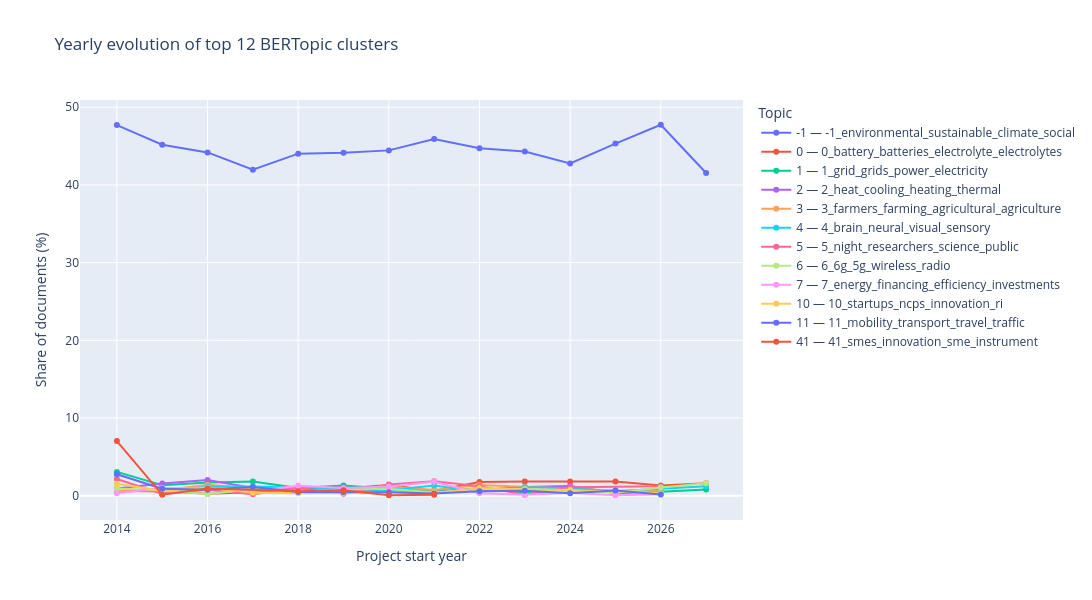

This figure's notebook cell:
### Markdown cell above
#### Topic trends across years

This line plot shows how the share of the top BERTopic clusters changes year by year.

### Code cell
line_df = plot_df.copy().sort_values(["topic", "start_year"])
fig = px.line(
    line_df,
    x="start_year",
    y="share_pct",
    color="topic_label",
    title=f"Yearly evolution of top {TOP_N_TOPICS} BERTopic clusters",
    labels={"share_pct": "Share of documents (%)", "start_year": "Project start year"},
    category_orders={"start_year": sorted(valid_years)},
)
fig.update_traces(mode="lines+markers")
fig.update_layout(legend_title_text="Topic", hovermode="closest")
fig.update_layout(width=1400, height=600)
fig.write_image("data/yearly_evolution_top12_bertopic.png", width=1400, height=600, scale=2)
fig.show()

### Figure 1 — Plotly figure (JSON) as saved in the notebook; plotly's stock layout.template omitted (floating-point values rounded to 4 significant figures)
{"data": [{"hovertemplate": "topic_label=-1 — -1_environmental_sustainable_climate_social<br>Project start year=%{x}<br>Share of documents (%)=%{y}<extra></extra>", "legendgroup": "-1 — -1_environmental_sustainable_climate_social", "line": {"color": "#636efa", "dash": "solid"}, "marker": {"symbol": "circle"}, "mode": "lines+markers", "name": "-1 — -1_environmental_sustainable_climate_social", "orientation": "v", "showlegend": true, "type": "scatter", "x": [2014, 2015, 2016, 2017, 2018, 2019, 2020, 2021, 2022, 2023, 2024, 2025, 2026, 2027], "xaxis": "x", "y": [47.71, 45.18, 44.19, 41.95, 44.03, 44.15, 44.45, 45.9, 44.73, 44.3, 42.76, 45.32, 47.75, 41.53], "yaxis": "y"}, {"hovertemplate": "topic_label=0 — 0_battery_batteries_electrolyte_electrolytes<br>Project start year=%{x}<br>Share of documents (%)=%{y}<extra></extra>", "legendgroup": "0 — 0_battery_batteries_electrolyte_electrolytes", "line": {"color": "#EF553B", "dash": "solid"}, "marker": {"symbol": "circle"}, "mode": "lines+markers", "name": "0 — 0_battery_batteries_electrolyte_electrolytes", "orientation": "v", "showlegend": true, "type": "scatter", "x": [2014, 2015, 2016, 2017, 2018, 2019, 2020, 2021, 2022, 2023, 2024, 2025, 2026, 2027], "xaxis": "x", "y": [0.6116, 0.5537, 0.2581, 0.444, 0.4634, 0.8971, 1.381, 0.5945, 1.757, 1.825, 1.827, 1.819, 1.305, 1.613], "yaxis": "y"}, {"hovertemplate": "topic_label=1 — 1_grid_grids_power_electricity<br>Project start year=%{x}<br>Share of documents (%)=%{y}<extra></extra>", "legendgroup": "1 — 1_grid_grids_power_electricity", "line": {"color": "#00cc96", "dash": "solid"}, "marker": {"symbol": "circle"}, "mode": "lines+markers", "name": "1 — 1_grid_grids_power_electricity", "orientation": "v", "showlegend": true, "type": "scatter", "x": [2014, 2015, 2016, 2017, 2018, 2019, 2020, 2021, 2022, 2023, 2024, 2025, 2026, 2027], "xaxis": "x", "y": [3.058, 1.329, 1.704, 1.831, 0.9784, 1.322, 0.9028, 0.5284, 0.9585, 0.4148, 1.142, 0.3638, 0.495, 0.8065], "yaxis": "y"}, {"hovertemplate": "topic_label=2 — 2_heat_cooling_heating_thermal<br>Project start year=%{x}<br>Share of documents (%)=%{y}<extra></extra>", "legendgroup": "2 — 2_heat_cooling_heating_thermal", "line": {"color": "#ab63fa", "dash": "solid"}, "marker": {"symbol": "circle"}, "mode": "lines+markers", "name": "2 — 2_heat_cooling_heating_thermal", "orientation": "v", "showlegend": true, "type": "scatter", "x": [2014, 2015, 2016, 2017, 2018, 2019, 2020, 2021, 2022, 2023, 2024, 2025, 2026], "xaxis": "x", "y": [0.9174, 1.55, 2.013, 0.9989, 0.9269, 1.086, 0.478, 0.4624, 0.7188, 1.12, 1.233, 0.3119, 0.5851], "yaxis": "y"}, {"hovertemplate": "topic_label=3 — 3_farmers_farming_agricultural_agriculture<br>Project start year=%{x}<br>Share of documents (%)=%{y}<extra></extra>", "legendgroup": "3 — 3_farmers_farming_agricultural_agriculture", "line": {"color": "#FFA15A", "dash": "solid"}, "marker": {"symbol": "circle"}, "mode": "lines+markers", "name": "3 — 3_farmers_farming_agricultural_agriculture", "orientation": "v", "showlegend": true, "type": "scatter", "x": [2014, 2015, 2016, 2017, 2018, 2019, 2020, 2021, 2022, 2023, 2024, 2025, 2026], "xaxis": "x", "y": [0.6116, 0.6645, 1.394, 0.9434, 0.7209, 0.661, 1.168, 0.7266, 1.358, 1.161, 0.9137, 0.6757, 0.6301], "yaxis": "y"}, {"hovertemplate": "topic_label=4 — 4_brain_neural_visual_sensory<br>Project start year=%{x}<br>Share of documents (%)=%{y}<extra></extra>", "legendgroup": "4 — 4_brain_neural_visual_sensory", "line": {"color": "#19d3f3", "dash": "solid"}, "marker": {"symbol": "circle"}, "mode": "lines+markers", "name": "4 — 4_brain_neural_visual_sensory", "orientation": "v", "showlegend": true, "type": "scatter", "x": [2015, 2016, 2017, 2018, 2019, 2020, 2021, 2022, 2023, 2024, 2025, 2026, 2027], "xaxis": "x", "y": [0.4983, 1.136, 1.165, 1.081, 0.8971, 0.6904, 1.321, 0.5192, 1.078, 0.9593, 0.5717, 0.9001, 1.21], "yaxis": "y"}, {"hovertemplate": "topic_label=5 — 5_night_researchers_science_public<br>Project start year=%{x}<br>Share of documents (%)=%{y}<extra></extra>", "legendgroup": "5 — 5_night_researchers_science_public", "line": {"color": "#FF6692", "dash": "solid"}, "marker": {"symbol": "circle"}, "mode": "lines+markers", "name": "5 — 5_night_researchers_science_public", "orientation": "v", "showlegend": true, "type": "scatter", "x": [2014, 2015, 2016, 2017, 2018, 2019, 2020, 2021, 2022, 2023, 2024, 2026], "xaxis": "x", "y": [2.141, 0.2215, 0.7744, 0.1665, 0.9784, 0.2361, 1.434, 1.849, 1.198, 0.1244, 1.096, 1.215], "yaxis": "y"}, {"hovertemplate": "topic_label=6 — 6_6g_5g_wireless_radio<br>Project start year=%{x}<br>Share of documents (%)=%{y}<extra></extra>", "legendgroup": "6 — 6_6g_5g_wireless_radio", "line": {"color": "#B6E880", "dash": "solid"}, "marker": {"symbol": "circle"}, "mode": "lines+markers", "name": "6 — 6_6g_5g_wireless_radio", "orientation": "v", "showlegend": true, "type": "scatter", "x": [2014, 2015, 2016, 2017, 2018, 2019, 2020, 2021, 2022, 2023, 2024, 2025, 2026, 2027], "xaxis": "x", "y": [0.9174, 0.6645, 0.2065, 0.8324, 0.5149, 0.8026, 0.9028, 0.3963, 0.7987, 0.871, 0.7309, 0.3638, 1.035, 1.613], "yaxis": "y"}, {"hovertemplate": "topic_label=7 — 7_energy_financing_efficiency_investments<br>Project start year=%{x}<br>Share of documents (%)=%{y}<extra></extra>", "legendgroup": "7 — 7_energy_financing_efficiency_investments", "line": {"color": "#FF97FF", "dash": "solid"}, "marker": {"symbol": "circle"}, "mode": "lines+markers", "name": "7 — 7_energy_financing_efficiency_investments", "orientation": "v", "showlegend": true, "type": "scatter", "x": [2014, 2015, 2016, 2017, 2018, 2019, 2020, 2021, 2022, 2023, 2024, 2025, 2026], "xaxis": "x", "y": [0.3058, 0.9967, 0.9293, 0.5549, 1.287, 0.9915, 1.168, 1.783, 0.3195, 0.1244, 0.3655, 0.05198, 0.18], "yaxis": "y"}, {"hovertemplate": "topic_label=10 — 10_startups_ncps_innovation_ri<br>Project start year=%{x}<br>Share of documents (%)=%{y}<extra></extra>", "legendgroup": "10 — 10_startups_ncps_innovation_ri", "line": {"color": "#FECB52", "dash": "solid"}, "marker": {"symbol": "circle"}, "mode": "lines+markers", "name": "10 — 10_startups_ncps_innovation_ri", "orientation": "v", "showlegend": true, "type": "scatter", "x": [2014, 2015, 2016, 2017, 2018, 2019, 2020, 2021, 2022, 2023, 2024, 2025, 2026], "xaxis": "x", "y": [1.529, 0.6091, 1.033, 0.3885, 0.309, 0.3305, 0.478, 0.3303, 0.9984, 0.7881, 0.5939, 0.6237, 0.315], "yaxis": "y"}, {"hovertemplate": "topic_label=11 — 11_mobility_transport_travel_traffic<br>Project start year=%{x}<br>Share of documents (%)=%{y}<extra></extra>", "legendgroup": "11 — 11_mobility_transport_travel_traffic", "line": {"color": "#636efa", "dash": "solid"}, "marker": {"symbol": "circle"}, "mode": "lines+markers", "name": "11 — 11_mobility_transport_travel_traffic", "orientation": "v", "showlegend": true, "type": "scatter", "x": [2014, 2015, 2016, 2017, 2018, 2019, 2020, 2021, 2022, 2023, 2024, 2025, 2026], "xaxis": "x", "y": [2.752, 0.8859, 0.7744, 1.11, 0.4634, 0.4721, 0.4249, 0.2642, 0.5591, 0.6221, 0.3198, 0.6757, 0.135], "yaxis": "y"}, {"hovertemplate": "topic_label=41 — 41_smes_innovation_sme_instrument<br>Project start year=%{x}<br>Share of documents (%)=%{y}<extra></extra>", "legendgroup": "41 — 41_smes_innovation_sme_instrument", "line": {"color": "#EF553B", "dash": "solid"}, "marker": {"symbol": "circle"}, "mode": "lines+markers", "name": "41 — 41_smes_innovation_sme_instrument", "orientation": "v", "showlegend": true, "type": "scatter", "x": [2014, 2015, 2016, 2018, 2019, 2020, 2021], "xaxis": "x", "y": [7.034, 0.1107, 0.9293, 0.5664, 0.7082, 0.05311, 0.1321], "yaxis": "y"}], "layout": {"height": 600, "hovermode": "closest", "legend": {"title": {"text": "Topic"}, "tracegroupgap": 0}, "title": {"text": "Yearly evolution of top 12 BERTopic clusters"}, "width": 1400, "xaxis": {"anchor": "y", "categoryarray": [2014, 2015, 2016, 2017, 2018, 2019, 2020, 2021, 2022, 2023, 2024, 2025, 2026, 2027], "categoryorder": "array", "domain": [0, 1], "title": {"text": "Project start year"}}, "yaxis": {"anchor": "x", "domain": [0, 1], "title": {"text": "Share of documents (%)"}}}}
